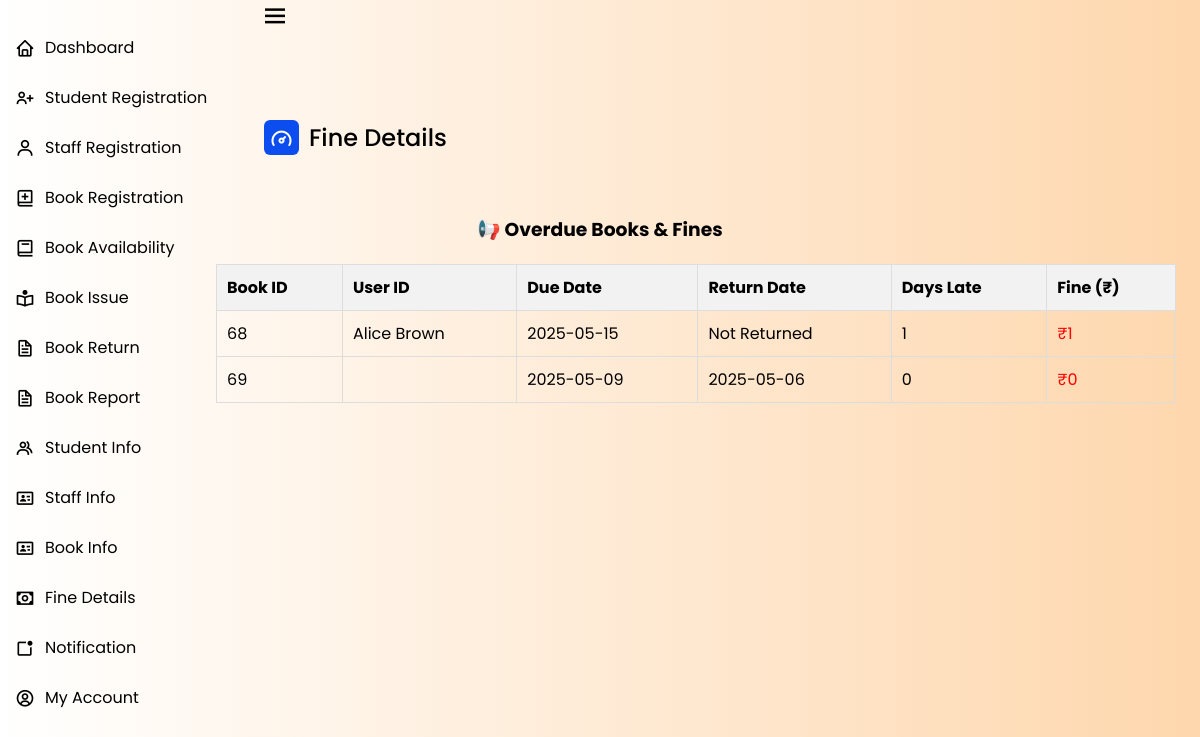
The page /ADMIN/FineDisplay.php on the database its author committed.
### tables this page shows
CREATE TABLE `book_issues` (
    `id` int(11) NOT NULL AUTO_INCREMENT COMMENT 'Primary Key',
    `access_no` varchar(50) NOT NULL COMMENT 'Book Accession Number',
    `book_name` varchar(255) NOT NULL COMMENT 'Book Name',
    `author_name` varchar(255) NOT NULL COMMENT 'Book Author',
    `receiver` enum('student', 'staff') NOT NULL COMMENT 'Receiver Type',
    `student_name` varchar(255) DEFAULT NULL COMMENT 'Student Name (if applicable)',
    `class` enum('ug', 'pg') DEFAULT NULL COMMENT 'Class (if applicable)',
    `year` enum('1st', '2nd', '3rd') DEFAULT NULL COMMENT 'Year (if applicable)',
    `student_id` varchar(50) DEFAULT NULL COMMENT 'Student ID (if applicable)',
    `contact` varchar(20) DEFAULT NULL COMMENT 'Student Contact (if applicable)',
    `staff_name` varchar(255) DEFAULT NULL COMMENT 'Staff Name (if applicable)',
    `department` varchar(255) DEFAULT NULL COMMENT 'Staff Department (if applicable)',
    `issued_date` date NOT NULL COMMENT 'Issued Date',
    `due_date` date NOT NULL COMMENT 'Due Date',
    `return_date` date DEFAULT NULL COMMENT 'Return Date',
    `status` enum('issued', 'returned') NOT NULL DEFAULT 'issued' COMMENT 'Book Status',
    `fine_amount` decimal(10, 5) NOT NULL COMMENT 'Fine amount',
    PRIMARY KEY (`id`),
    KEY `book_issues_ibfk_2` (`access_no`)
);

### ADMIN/FineDisplay.php (the view, shortened to what this page needs)
<!DOCTYPE html>
<html lang="en">
<head>
    <link rel="stylesheet" href="Dash.css">
    <link rel="stylesheet" href="https://unicons.iconscout.com/release/v4.0.0/css/line.css">
</head>
<body>
    <link rel="stylesheet" href="https://unpkg.com/boxicons@2.1.4/css/boxicons.min.css">
    <nav class="sidebar">
        <div class="menu-items">
            <ul class="nav-links">
            <li><a href="Dash.php"><i class="bx bx-home"></i><span class="link-name">Dashboard</span></a></li>
                <li><a href="Student Reg.php"><i class="bx bx-user-plus"></i><span class="link-name">Student Registration</span></a></li>
                <li><a href="Staff.php"><i class="bx bx-user"></i><span class="link-name">Staff Registration</span></a></li>
                <li><a href="Book Reg.php"><i class="bx bx-book-add"></i><span class="link-name">Book Registration</span></a></li>
                <li><a href="BookAvail.php"><i class="bx bx-book"></i><span class="link-name">Book Availability</span></a></li>
                <li><a href="Bookissue.php"><i class="bx bx-book-reader"></i><span class="link-name">Book Issue</span></a></li>
                <li><a href="BookReturn.php"><i class="bx bx-file"></i><span class="link-name">Book Return</span></a></li>
                <li><a href="Book Report.php"><i class="bx bx-file"></i><span class="link-name">Book Report</span></a></li>
                <li><a href="Student Info.php"><i class="bx bx-group"></i><span class="link-name">Student Info</span></a></li>
                <li><a href="Staff Info.php"><i class="bx bx-id-card"></i><span class="link-name">Staff Info</span></a></li>
                <li><a href="Book Info.php"><i class="bx bx-id-card"></i><span class="link-name">Book Info</span></a></li>
                <li><a href="FineDisplay.php"><i class="bx bx-money"></i><span class="link-name">Fine Details</span></a></li>
                <li>
                    <a href="prebooking.php">
                        <i class="bx bx-notification"></i>
                        <span class="link-name">Notification</span>
                    </a>
                </li>
                <li><a href="profile.php"><i class="bx bx-user-circle"></i><span class="link-name">My Account</span></a></li>
            </ul>
        </div>
        <i class="bx bx-menu sidebar-toggle"></i>
    </nav>
    <section class="dashboard">
    <div class="top">
        </div>
        <div class="dash-content">
            <div class="overview">
                <div class="title">
                    <i class="uil uil-tachometer-fast-alt"></i>
                    <span class="text">Fine Details</span>
                </div>
            </div>
    </section>
</body>
</html>
<?php
include 'db_connection.php';
echo "<h3>📢 Overdue Books & Fines</h3>";
$finePerDay = 1;
$sql = "SELECT * FROM book_issues";
$result = $conn->query($sql);
echo "<table style='border-collapse: collapse; width: 80%; margin: 20px auto; text-align: left;margin-left:18%;'>
<tr style='background-color: #f2f2f2;'>
    <th style='padding: 10px; border: 1px solid #ddd;'>Book ID</th>
    <th style='padding: 10px; border: 1px solid #ddd;'>User ID</th>
    <th style='padding: 10px; border: 1px solid #ddd;'>Due Date</th>
    <th style='padding: 10px; border: 1px solid #ddd;'>Return Date</th>
    <th style='padding: 10px; border: 1px solid #ddd;'>Days Late</th>
    <th style='padding: 10px; border: 1px solid #ddd;'>Fine (₹)</th>
</tr>";
while($row = $result->fetch_assoc()) {
    $dueDate = new DateTime($row['due_date']);
    $returnDate = $row['return_date'] ? new DateTime($row['return_date']) : new DateTime();
    $interval = $dueDate->diff($returnDate);
    $daysLate = ($returnDate > $dueDate) ? $interval->days : 0;
    $fine = $daysLate * $finePerDay;
    echo "<tr>
        <td style='padding: 10px; border: 1px solid #ddd;'>{$row['id']}</td>
        <td style='padding: 10px; border: 1px solid #ddd;'>{$row['student_name']}</td>
        <td style='padding: 10px; border: 1px solid #ddd;'>{$row['due_date']}</td>
        <td style='padding: 10px; border: 1px solid #ddd;'>" . ($row['return_date'] ?? 'Not Returned') . "</td>
        <td style='padding: 10px; border: 1px solid #ddd;'>{$daysLate}</td>
        <td style='padding: 10px; border: 1px solid #ddd; color: red;'>₹{$fine}</td>
    </tr>";
}
echo "</table>";
?>

### ADMIN/Dash.css (style rules this page uses)
* { padding: 0; margin: 0; font-family: 'Poppins', sans-serif; box-sizing: border-box; }
html { overflow-x: hidden; }
body { width: 100%; height: 100vh; overflow: hidden; overflow-y: auto; background: linear-gradient(to right, rgb(255,255,255), rgb(254,215,173)); }
:root { --primary-color: #0c4df0; --panel-color:linear-gradient(to right, rgb(255,255,255), rgb(254,215,173)); --text-color: #000; --black-light-color: #707070; --border-color: #e6e5e5; --toggle-color: #DDD; --box1-color: #4DA3FF; --box2-color: #FFE6AC; --box3-color: #E7D1FC; --title-icon-color: #fff; --tran-05: all 0.5s ease; --tran-03: all 0.3s ease; --tran-03: all 0.2s ease; }
.dashboard { position: relative; left: 250px; background-color: var(--panel-color); width: calc(100% - 250px); padding: 10px 14px; transition: var(--tran-05); }
.dashboard .top { position: fixed; top: 0; left: 250px; display: flex; width: calc(100% - 250px); justify-content: space-between; align-items: center; padding: 10px 14px; background-color: var(--panel-color); transition: var(--tran-05); z-index: 10; }
.dashboard .dash-content { padding-top: 50px; }
.dash-content .title { display: flex; align-items: center; margin: 60px 0 30px 0; }
.dash-content .title i { position: relative; height: 35px; width: 35px; background-color: var(--primary-color); border-radius: 6px; color: var(--title-icon-color); display: flex; align-items: center; justify-content: center; font-size: 24px; }
.dash-content .title .text { font-size: 24px; font-weight: 500; color: var(--text-color); margin-left: 10px; }
.sidebar { width: 250px; height: 100vh; background-color: transparent; position: fixed; top: 0; left: 0; padding: 10px; transition: width 0.3s ease; }
.sidebar .menu-items { margin-top: 20px; }
.sidebar .nav-links { list-style: none; padding: 0; margin: 0; }
.sidebar .nav-links li { margin-bottom: 15px; }
.sidebar .nav-links li a { display: flex; align-items: center; text-decoration: none; color: black; padding: 5px; border-radius: 5px; transition: all 0.3s ease; }
.sidebar .nav-links li a i { font-size: 20px; margin-right: 10px; }
.sidebar .nav-links li a .link-name { font-size: 16px; }
.sidebar-toggle { font-size: 30px; color: black; cursor: pointer; position: absolute; top: 2%; right: -50px; transform: translateY(-50%); border: none; padding: 10px; border-radius: 50%; }

### ADMIN/FineDisplay.php (style rules this page uses)
body { font-family: Arial, sans-serif; background-color: #f4f4f4; margin: 0; padding: 0; }
h3 { text-align: center; margin-top: 20px; }
table { width: 80%; margin: 20px auto; border-collapse: collapse; }
th, td { padding: 10px; text-align: left; border-bottom: 1px solid #ddd; }
th { background-color: #f2f2f2; }

### rows shown on the page
book_issues: id "68", student_name "Alice Brown", due_date "2025-05-15", return_date "Not Returned"
book_issues: id "69", due_date "2025-05-09", return_date "2025-05-06"
